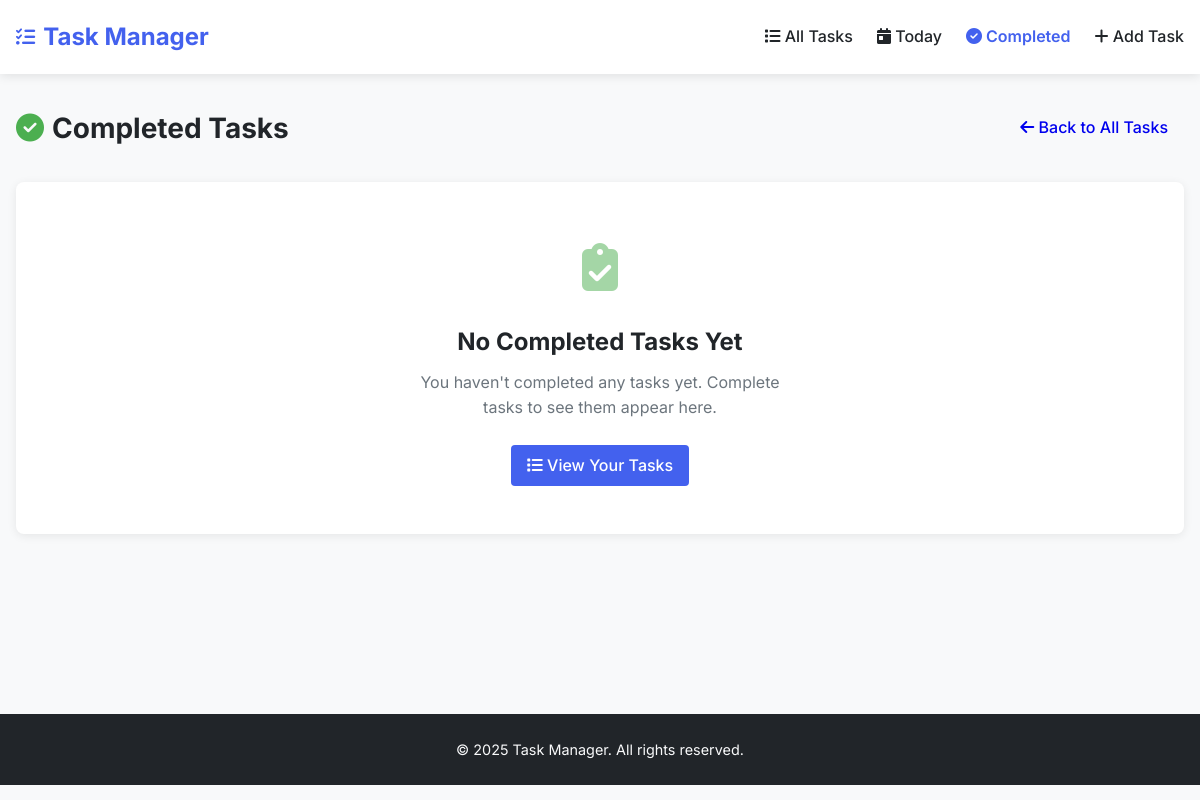
The page /completed_tasks/ on the database as committed earlier.
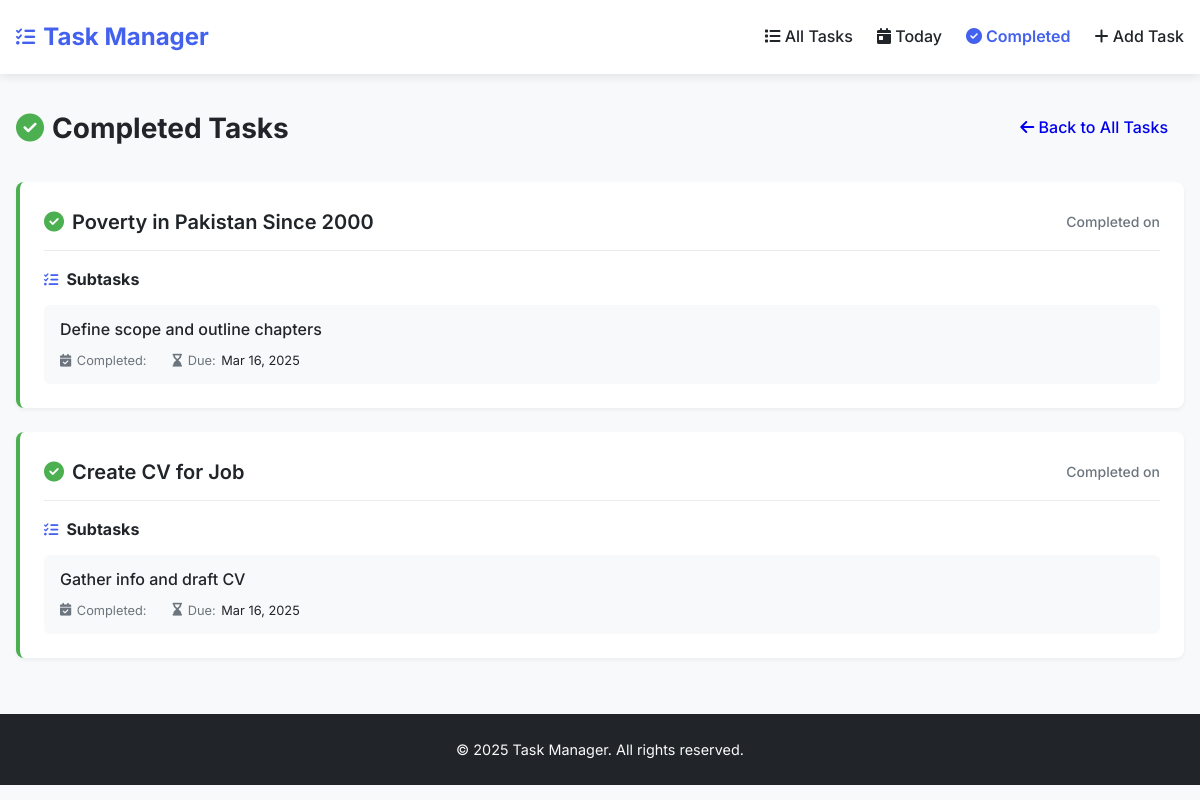
The same page on the database as committed later.
### task_manager/models.py (models this page shows, shortened)
class Task(models.Model):
    description = models.TextField()
    title = models.CharField(max_length=200, blank=True, null=True)  # Add title field
    start_date = models.DateField()
    due_date = models.DateField()
    priority = models.CharField(max_length=10, choices=[
        ('High', 'High'),
        ('Medium', 'Medium'),
        ('Low', 'Low'),
    ])
    completed = models.BooleanField(default=False)

class Subtask(models.Model):
    task = models.ForeignKey(Task, on_delete=models.CASCADE)
    description = models.TextField()
    due_date = models.DateField()
    completed = models.BooleanField(default=False)

### task_manager/views.py (the view)
# urls.py: path("completed_tasks/", views.completed_tasks, name="completed_tasks"),
def completed_tasks(request):
    completed_subtasks = Subtask.objects.filter(completed=True)
    completed_tasks_list = []
    for subtask in completed_subtasks:
        if subtask.task not in [item['task'] for item in completed_tasks_list]:
            completed_tasks_list.append({'task': subtask.task, 'subtasks': [subtask]})
        else:
            for item in completed_tasks_list:
                if item['task'] == subtask.task:
                    item['subtasks'].append(subtask)
                    break
    return render(request, 'completed_tasks.html', {'completed_tasks': completed_tasks_list})

### task_manager/templates/completed_tasks.html (shortened to what this page needs)
{% extends 'base.html' %}
{% block content %}
<div class="page-header">
    <div class="page-header-content">
        <h2 class="page-title">
            <i class="fas fa-check-circle"></i> Completed Tasks
        </h2>
        <div class="page-actions">
            <a href="{% url 'all_tasks' %}" class="btn btn-secondary">
                <i class="fas fa-arrow-left"></i> Back to All Tasks
            </a>
        </div>
    </div>
</div>
{% if completed_tasks %}
    <div class="completed-tasks-list">
        {% for item in completed_tasks %}
            <div class="completed-task-card">
                <div class="completed-task-header">
                    <h3 class="completed-task-title">
                        <i class="fas fa-check-circle completed-icon"></i>
                        {{ item.task.title }}
                    </h3>
                    <span class="completed-date">
                        Completed on {{ item.task.completed_date|date:"M d, Y" }}
                    </span>
                </div>
                {% if item.subtasks %}
                    <div class="subtasks-list">
                        <h4 class="subtasks-heading">
                            <i class="fas fa-tasks"></i> Subtasks
                        </h4>
                        <ul class="subtasks">
                            {% for subtask in item.subtasks %}
                                <li class="subtask-item">
                                    <div class="subtask-content">
                                        <span class="subtask-description">{{ subtask.description }}</span>
                                        <span class="subtask-meta">
                                            <i class="fas fa-calendar-check"></i> Completed:
                                        </span>
                                        <span class="subtask-meta">
                                            <i class="fas fa-hourglass-end"></i> Due:
                                            <span class="subtask-date">{{ subtask.due_date|date:"M d, Y" }}</span>
                                        </span>
                                    </div>
                                </li>
                            {% endfor %}
                        </ul>
                    </div>
                {% endif %}
            </div>
        {% endfor %}
    </div>
{% else %}
    <div class="empty-state card">
        <div class="empty-state-icon">
            <i class="fas fa-clipboard-check"></i>
        </div>
        <h3 class="empty-state-title">No Completed Tasks Yet</h3>
        <p class="empty-state-description">You haven't completed any tasks yet. Complete tasks to see them appear here.</p>
        <a href="{% url 'all_tasks' %}" class="btn btn-primary">
            <i class="fas fa-list"></i> View Your Tasks
        </a>
    </div>
{% endif %}
{% endblock %}

Rows that differ between the two databases and show on the page:
added Task: task "Poverty in Pakistan Since 2000"
added Subtask: description "Define scope and outline chapters", due_date "Mar 16, 2025", shown under "Poverty in Pakistan Since 2000"
added Task: task "Create CV for Job"
added Subtask: description "Gather info and draft CV", due_date "Mar 16, 2025", shown under "Create CV for Job"
Other text that changed with them:
text no longer shown: "No Completed Tasks Yet You haven't completed any tasks yet. Complete tasks to see them appear here. View Your Tasks"
